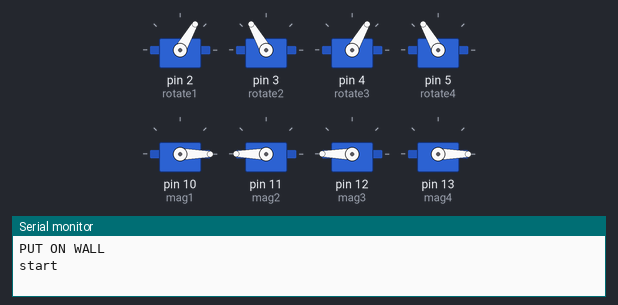
A sketch run on a simulated Arduino Uno, built with avr-gcc and run on an emulated ATmega328P. Parts: 8 × servo, the last lines printed to the serial monitor.

Above: at 3.05 s.
At 5.0 s:
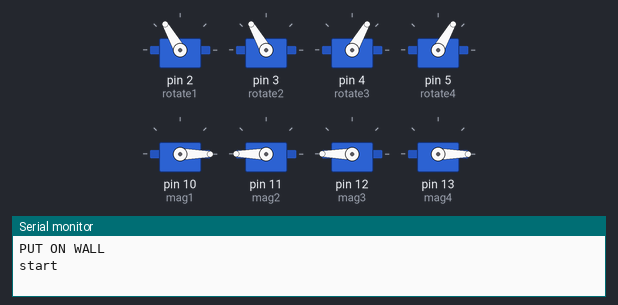
At 6.0 s:
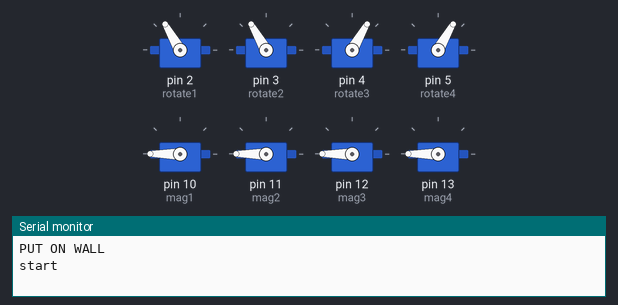
At 7.0 s:
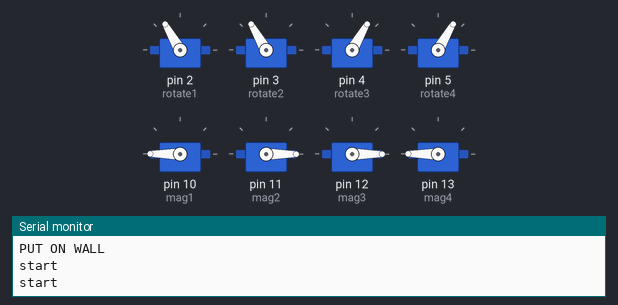
At 9.0 s:
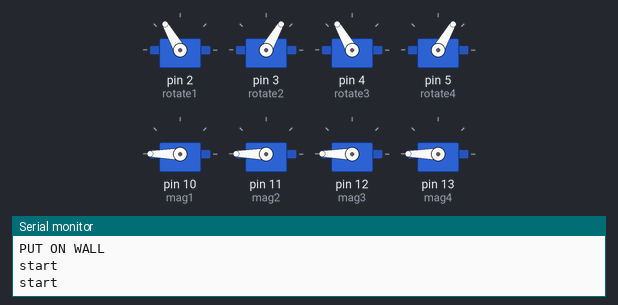
At 11.0 s:
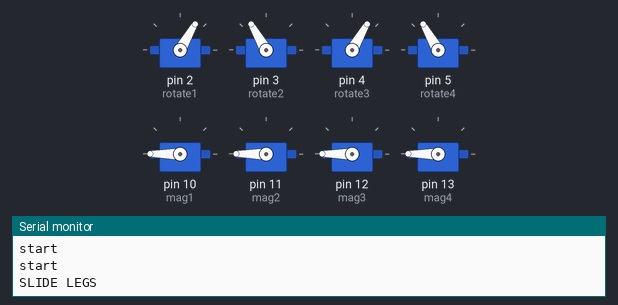
Timing chart, 0 to 13.4 s (numbered marks = the images above):
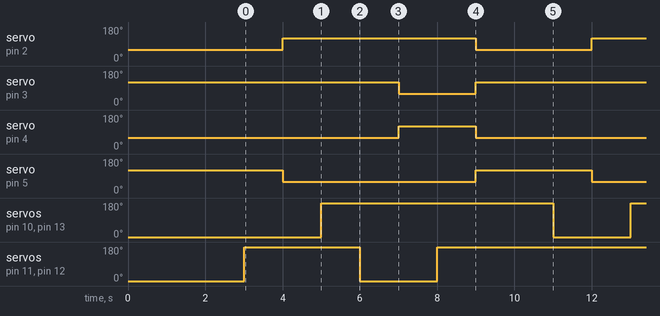

Measured:
- by itself, servo on pin 2 (rotate1): alternates 120° for 5.0 s and 60° for 3.0 s
- by itself, servo on pin 3 (rotate2): alternates 120° for 6.0 s and 60° for 2.0 s
- by itself, servo on pin 4 (rotate3): alternates 120° for 2.0 s and 60° for 6.0 s
- by itself, servo on pin 5 (rotate4): alternates 120° for 3.0 s and 60° for 5.0 s
- by itself, servo on pin 10 (mag1), servo on pin 13 (mag4): alternates 180° for 6.0 s and 0° for 2.0 s
- by itself, servo on pin 11 (mag2), servo on pin 12 (mag3): repeats every 8.0 s: 0° 2.0 s, 180° 6.0 s

The sketch:

walk.ino
```cpp
#include <Servo.h> // Include the servo library

// create servo objects to control rotation and magnet for each leg
// front left
Servo rotate1;
Servo mag1;
// front right
Servo rotate2;
Servo mag2;
// back left
Servo rotate3;
Servo mag3;
// back right
Servo rotate4;
Servo mag4;

int bAngle = -30; // backward angle
int fAngle = 30; // forward angle

int magOn = 180; // mag on angle
int magOff = 0; // mag off angle

//funcs to convert intuitive angles to servo angles
int to13w(int angle) {
  return 90 + angle;
}
int to24w(int angle) {
  return 90 - angle;
}

void setup() {
  // initialize serial communications at 9600 bps:
  Serial.begin(9600);
  rotate1.attach(2);
  rotate2.attach(3);
  rotate3.attach(4);
  rotate4.attach(5);

  mag1.attach(10);
  mag2.attach(11);
  mag3.attach(12);
  mag4.attach(13);

  mag1.write(magOff);
  mag2.write(magOff);
  mag3.write(magOff);
  mag4.write(magOff);

  rotate1.write(to13w(bAngle));
  rotate2.write(to24w(bAngle));
  rotate3.write(to13w(bAngle));
  rotate4.write(to24w(bAngle));

  delay(3000);
  Serial.println("PUT ON WALL");

  mag1.write(magOn);
  mag2.write(magOn);
  mag3.write(magOn);
  mag4.write(magOn);
}

void loop() {
Serial.println("start");
  mag1.write(magOff);
  mag4.write(magOff);
  delay(1000);
  rotate1.write(to13w(fAngle));
  rotate4.write(to24w(fAngle));
  delay(1000);
  mag1.write(magOn);
  mag4.write(magOn);
  delay(1000);

  Serial.println("start");
  mag2.write(magOff);
  mag3.write(magOff);
  delay(1000);
  rotate2.write(to24w(fAngle));
  rotate3.write(to13w(fAngle));
  delay(1000);
  mag2.write(magOn);
  mag3.write(magOn);
  delay(1000);


  Serial.println("SLIDE LEGS");


  // Slide all back
  rotate1.write(to13w(bAngle));
  rotate2.write(to24w(bAngle));
  rotate3.write(to13w(bAngle));
  rotate4.write(to24w(bAngle));
  delay(2000);

}
```
